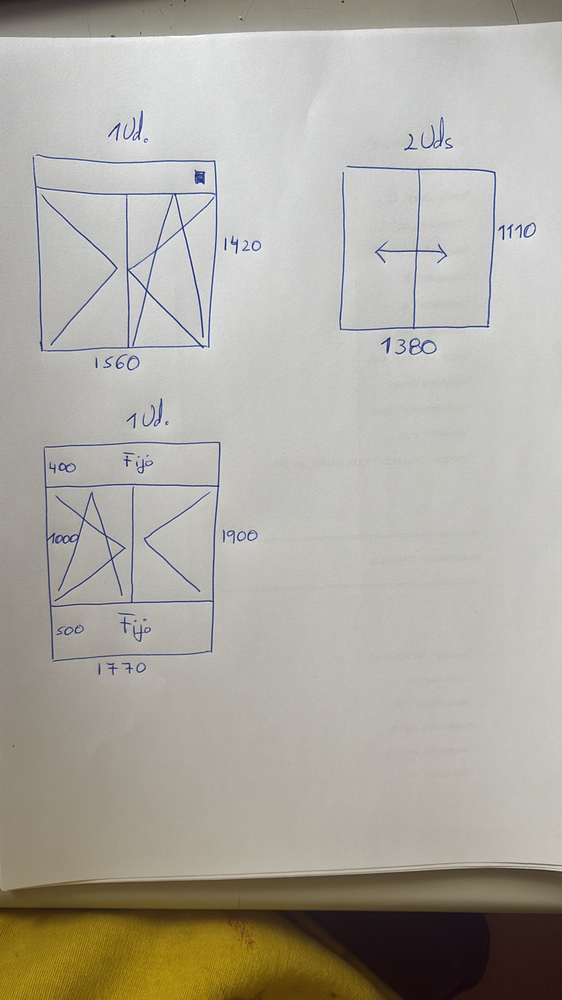
#> input picture foto.png, 562 x 1000 px, shrunk from 1152 x 2048 before the run
$ python cortar_ventanas.py
#> lines starting #> are read from the running program, lines starting #| are printed output that depends on the picture; after the words box and inside, x2 and y2 are one past the last pixel; in counts of white or black regions, pixels touching at a corner belong together
import cv2
import numpy as np

# 1. Cargamos la foto original
imagen = cv2.imread("foto.png")
#> imagen is the input picture: shape (1000, 562, 3); mean B, G, R 162.1, 170.9, 174.6

if imagen is None:
    print("❌ No encuentro 'foto.png'.")
else:
    # 2. Procesamos la imagen
    gris = cv2.cvtColor(imagen, cv2.COLOR_BGR2GRAY)
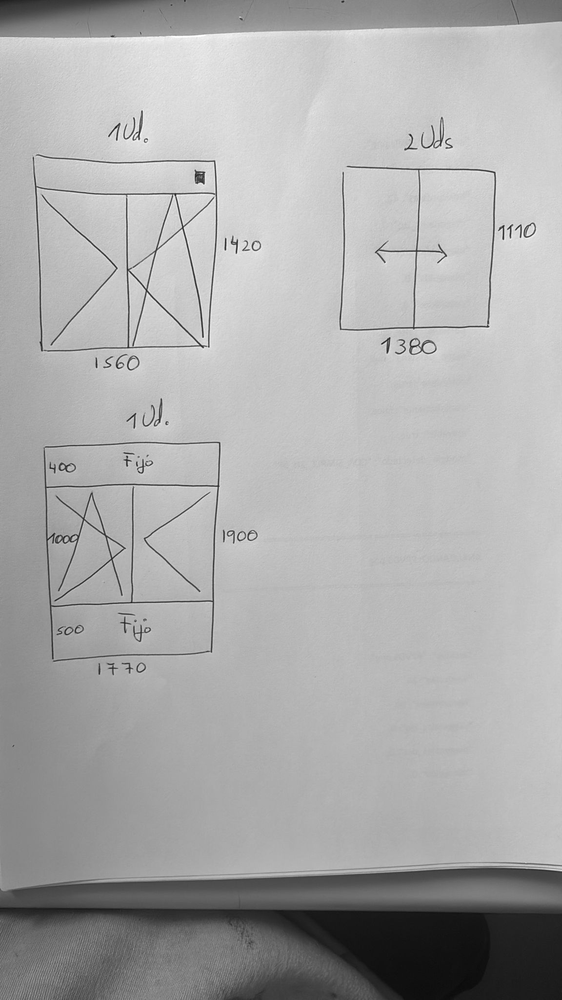
#> gris: shape (1000, 562); min 11, max 255, mean 171
    _, binaria = cv2.threshold(gris, 150, 255, cv2.THRESH_BINARY_INV)
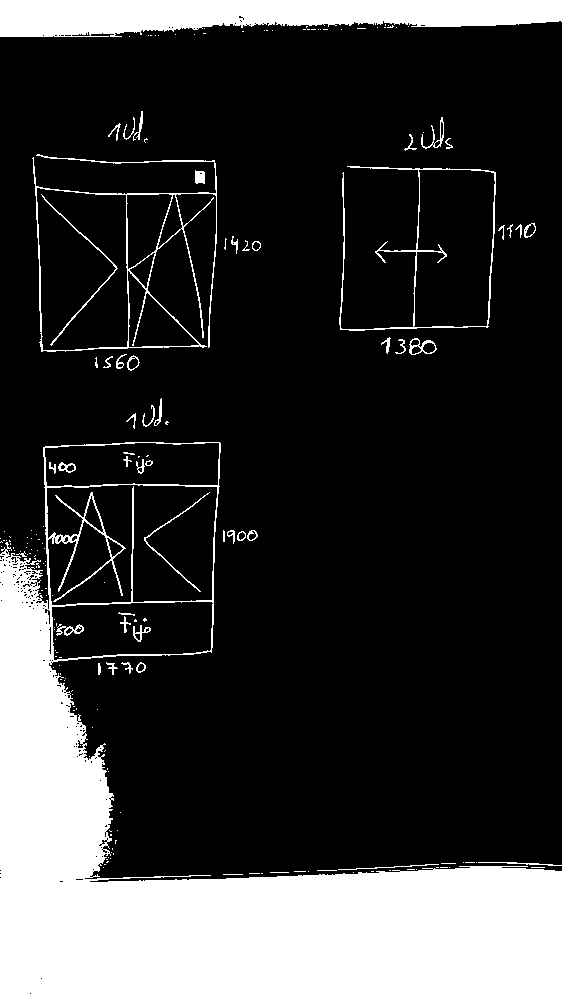
#> binaria: shape (1000, 562); 21.6% white; 188 white regions (135 under 20 px)

    # 3. Buscamos los dibujos
    contornos, _ = cv2.findContours(binaria, cv2.RETR_EXTERNAL, cv2.CHAIN_APPROX_SIMPLE)
#> contornos = 160 contours, 133 with area under 20; largest, box (x1, y1, x2, y2) and area: (0, 442, 562, 1000) 129532, (32, 154, 217, 352) 20715, (0, 0, 562, 37) 15234, (339, 166, 496, 331) 12234, (409, 338, 437, 355) 297

    print(f"--- Cortando con margen generoso (150px) ---")

    i = 1
    for c in contornos:
        x, y, w, h = cv2.boundingRect(c)

        if w > 100 and h > 100:
            # MARGEN DE SEGURIDAD EXTRA (150 píxeles)
            m = 150
            y_ini, y_fin = max(0, y - m), min(imagen.shape[0], y + h + m)
            x_ini, x_fin = max(0, x - m), min(imagen.shape[1], x + w + m)

            # Cortamos la pieza
            recorte = imagen[y_ini:y_fin, x_ini:x_fin]
            cv2.imwrite(f"ventana_{i}.png", recorte)
            print(f"✅ Ventana {i} guardada con margen extra.")
            i += 1
#> this loop made 160 passes
#> (x, y, w, h, y_ini, y_fin, x_ini, x_fin) on passes 100, 121, 122: (0, 442, 562, 558, 292, 1000, 0, 562), (339, 166, 157, 165, 16, 481, 189, 562), (32, 154, 185, 198, 4, 502, 0, 367)
#> (c, x, y, w, h) on passes 1, 2, 3, 5, 6, 8: ([[223, 874], [242, 874]], 223, 874, 20, 1), ([[261, 873], [262, 873]], 261, 873, 2, 1), ([[249, 873], [259, 873]], 249, 873, 11, 1), ([[270, 872], [288, 872]], 270, 872, 19, 1), ([[371, 871], [373, 871]], 371, 871, 3, 1), ([[294, 871], [305, 871]], 294, 871, 12, 1)
#| ✅ Ventana 1 guardada con margen extra.
#| ✅ Ventana 2 guardada con margen extra.
#| ✅ Ventana 3 guardada con margen extra.
#> after the loop, i = 4
    print(f"--- ¡Listo! Ya tienes los {i-1} recortes ---")
#| --- ¡Listo! Ya tienes los 3 recortes ---

$ run again, with image.png copied over foto.png
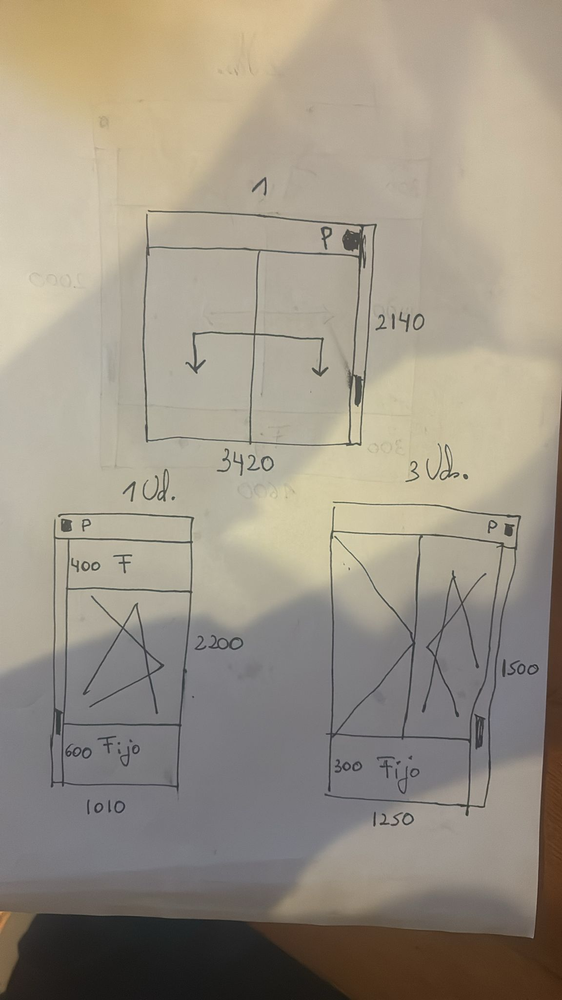
#> input picture image.png, 562 x 1000 px, shrunk from 1152 x 2048 before the run
#> imagen is the input picture: shape (1000, 562, 3); mean B, G, R 133.2, 147.5, 155.8
#> `gris = cv2.cvtColor(imagen, cv2.COLOR_BGR2GRAY)`:
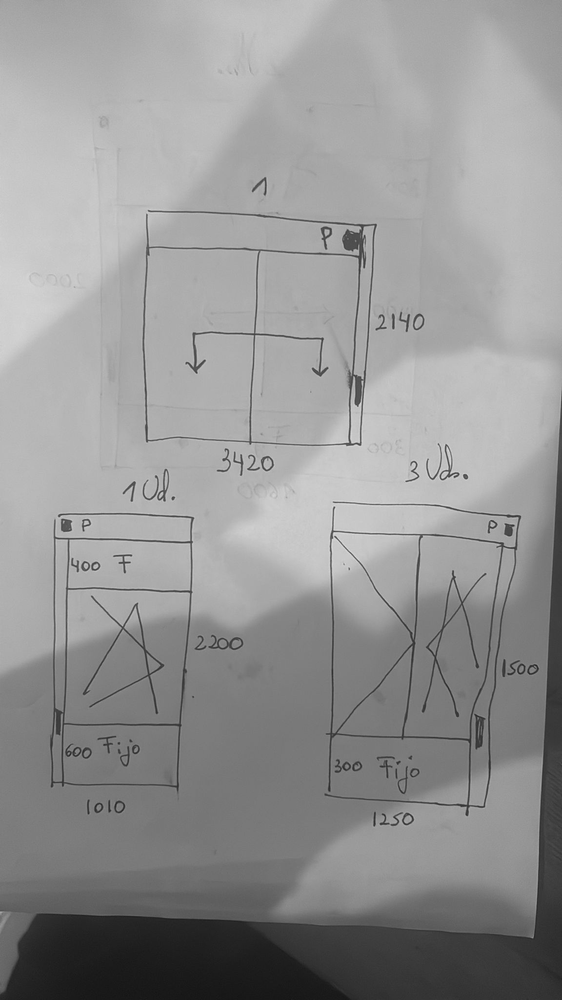
#> gris: shape (1000, 562); min 21, max 219, mean 148.3
#> `_, binaria = cv2.threshold(gris, 150, 255, cv2.THRESH_BINARY_INV)`:
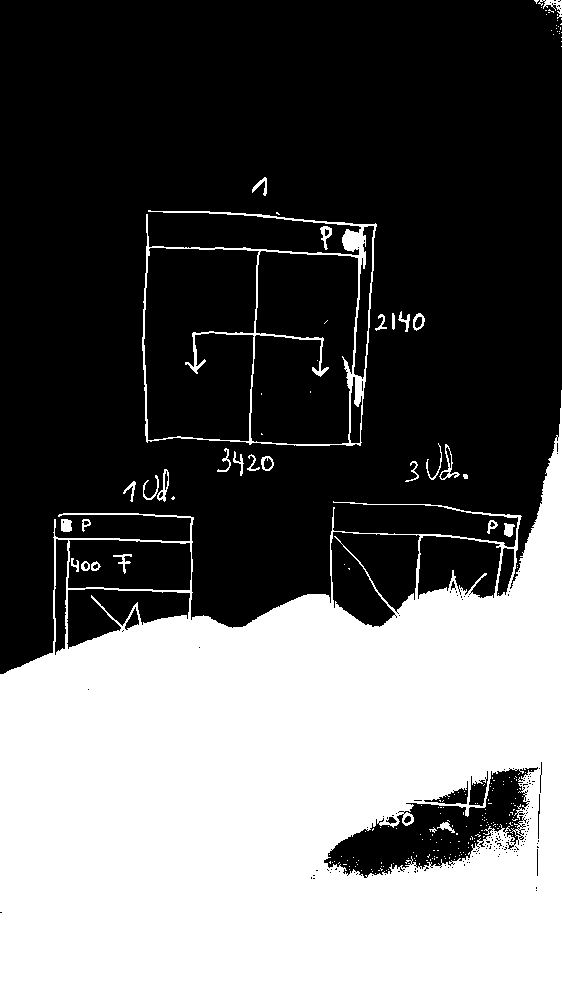
#> binaria: shape (1000, 562); 39.1% white; 217 white regions (188 under 20 px)
#> contornos = 51 contours, 28 with area under 20; largest, box (x1, y1, x2, y2) and area: (0, 390, 562, 1000) 243875, (142, 210, 377, 446) 43718, (439, 444, 460, 480) 185, (157, 469, 169, 502) 158, (413, 313, 425, 331) 137
#> the loop `for c in contornos:` made 51 passes
#> (x, y, w, h, m, y_ini, y_fin, x_ini) on passes 19, 26: (0, 390, 562, 610, 150, 240, 1000, 0), (142, 210, 235, 236, 150, 60, 596, 0)
#> (printed output is left out)
#> after the loop `for c in contornos:`: i = 3
#| --- ¡Listo! Ya tienes los 2 recortes ---
